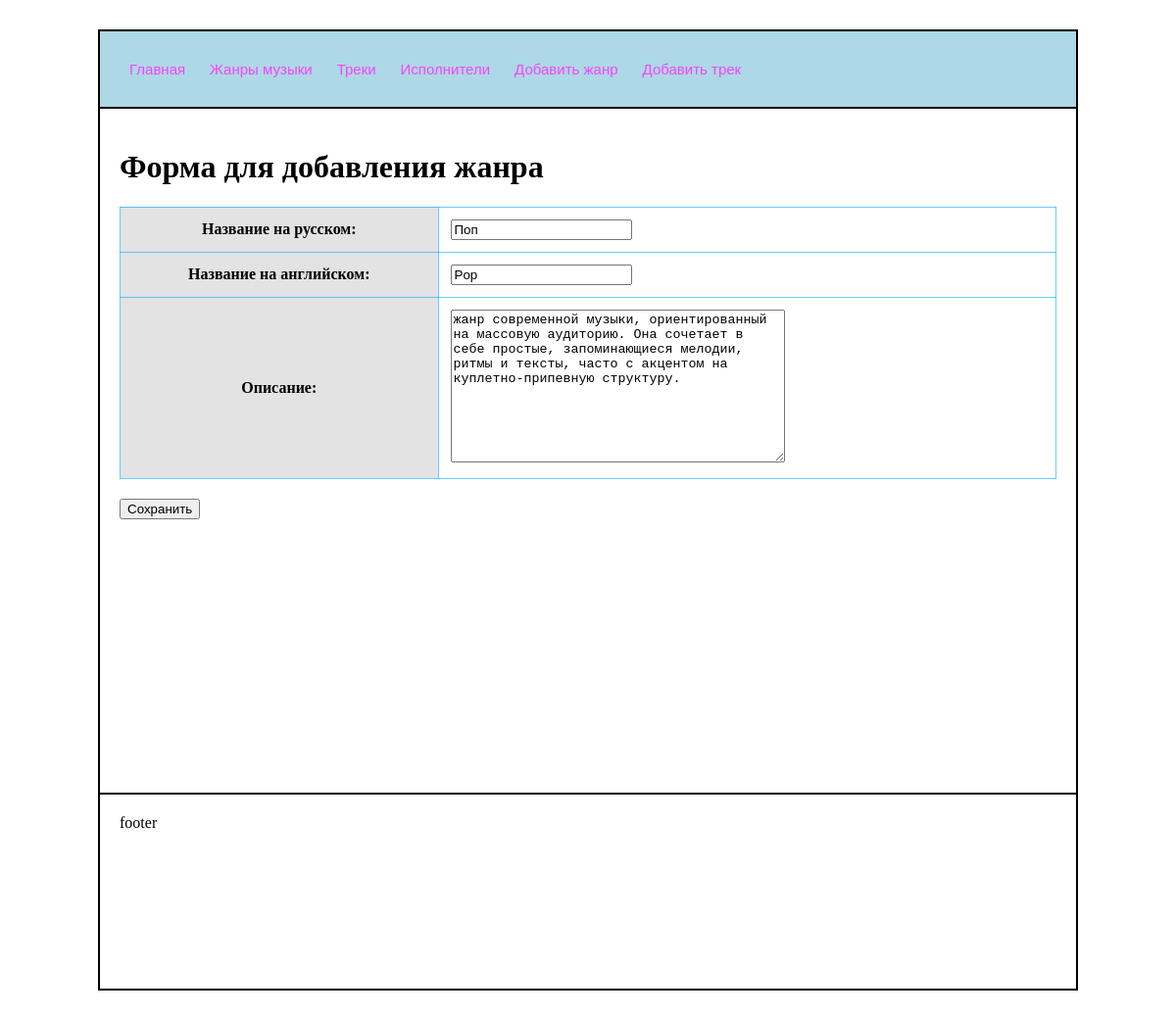
The app's page /editgenre/1 with its own data.
### main/models.py (models this page shows, shortened)
class Genre(models.Model):
    name_en = models.CharField(max_length= 500, unique=True)
    name_ru = models.CharField(max_length= 500, unique=True)
    description = models.TextField()

### main/views.py (the view)
# urls.py: path('editgenre/<int:id_genre>', views.edit_genre),
def edit_genre(request, id_genre):
    g = Genre.objects.get(id=id_genre)
    if request.method == "POST":
        genre = GenreForm(request.POST, instance=g)
        if genre.is_valid():
            genre.save()
            return redirect('/genres')
    else:
        genreform = GenreForm(instance=g)
        return render(request, "add_genre.html", {"form": genreform})

### main/forms.py
class GenreForm(forms.ModelForm):
    class Meta:
        model = Genre
        fields = ['name_ru', 'name_en', 'description']
        labels = {
            'name_ru': 'Название на русском',
            'name_en': 'Название на английском',
            'description': 'Описание',
        }

### main/templates/add_genre.html (shortened to what this page needs)
{% extends "base.html" %}
{% block content %}
    <h1>Форма для добавления жанра</h1>
    <form method="post">
        <table>
            {{form.as_table}}
        </table>
        <input type="submit" value="Сохранить">
    </form>
{% endblock content %}

### main/static/styles.css (style rules this page uses)
* { box-sizing: border-box; }
table { width: 100%; border-collapse: collapse; margin-bottom: 20px; }
table th, table td { border: 1px outset rgba(0, 174, 255, 0.6); }
table th { color: #000000; background-color: rgba(200, 200, 200, 0.5); }
table td { padding: 12px; }

### records on screen
Genre: name_ru "Поп", name_en "Pop", description "жанр современной музыки, ориентированный на массовую аудиторию. Она сочетает в себе простые, запоминающиеся мелодии, ритмы и тексты, часто с акцентом на куплетно-припевную структуру."
